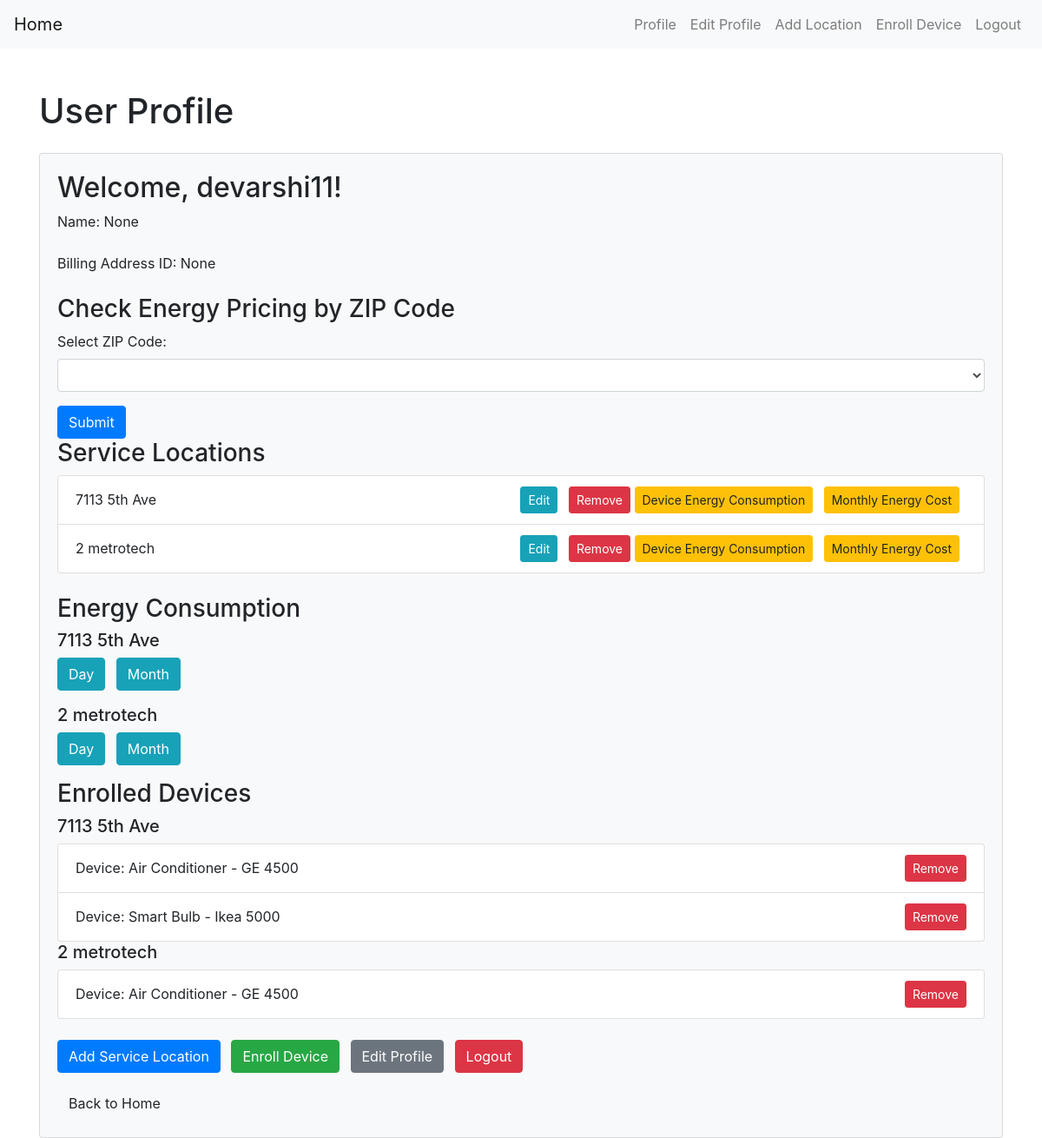
/profile (signed in), run on an earlier commit of the app's database.
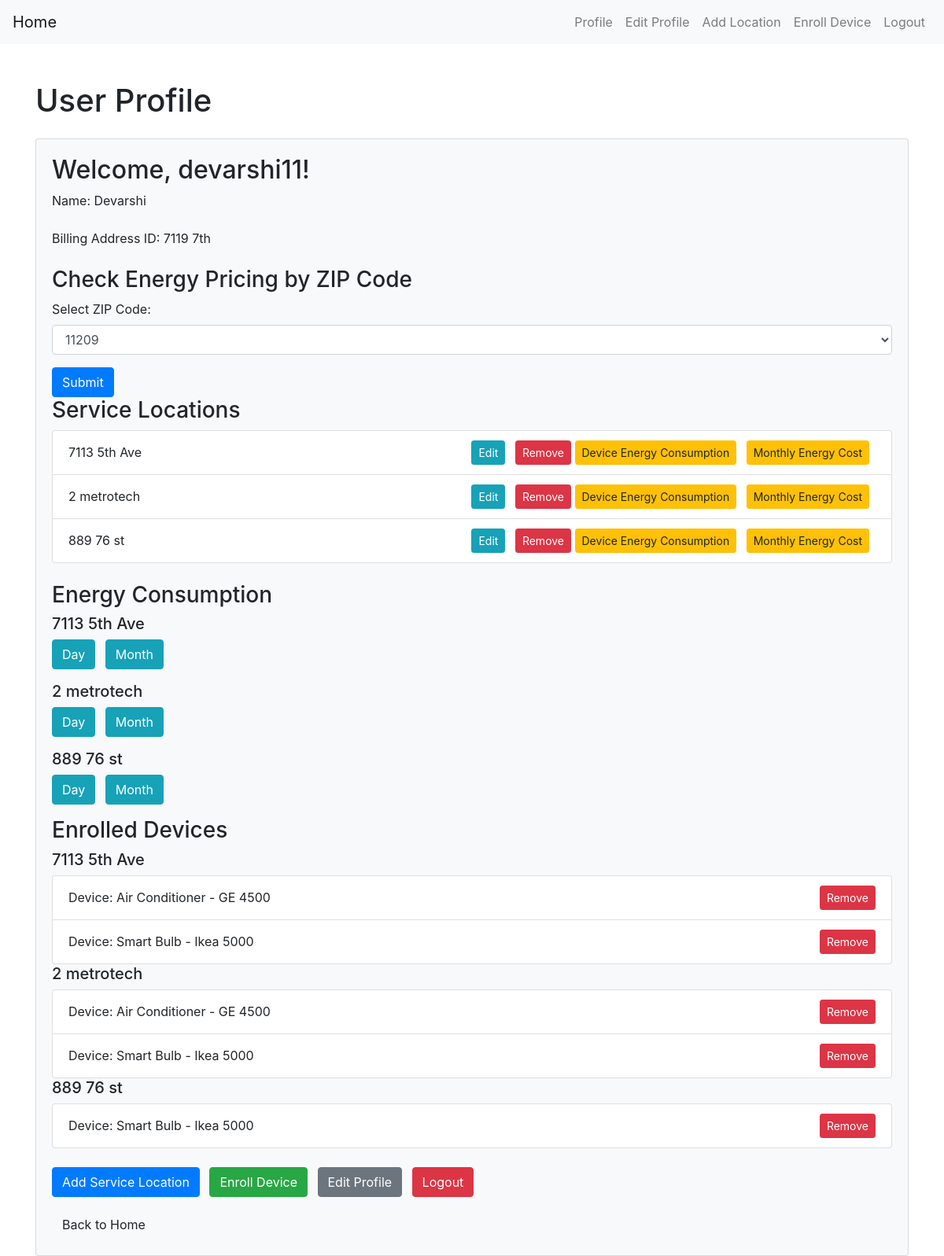
And on a later commit of the database.
### app.py (models this page shows)
class User(db.Model):
    id = db.Column(db.Integer, primary_key=True)
    username = db.Column(db.String(50), unique=True, nullable=False)
    password = db.Column(db.String(60), nullable=False)
    name = db.Column(db.String(100), nullable=True)  # Add this line for the name field
    billing_address_id = db.Column(db.Integer, nullable=True)  # Add this line for the billing_address_id field
    service_locations = db.relationship('ServiceLocation', backref='user', lazy=True)
    zip_code = db.Column(db.String(10), nullable=False)

class ServiceLocation(db.Model):
    id = db.Column(db.Integer, primary_key=True)
    user_id = db.Column(db.Integer, db.ForeignKey('user.id'), nullable=False)
    address = db.Column(db.String(255), nullable=False)
    unit_number = db.Column(db.String(20), nullable=True)
    square_footage = db.Column(db.Integer, nullable=True)
    bedrooms = db.Column(db.Integer, nullable=True)
    occupants = db.Column(db.Integer, nullable=True)

class EnrolledDevice(db.Model):
    id = db.Column(db.Integer, primary_key=True)
    service_location_id = db.Column(db.Integer, db.ForeignKey('service_location.id'), nullable=False)
    model_id = db.Column(db.Integer, db.ForeignKey('device_model.id'), nullable=False)
    events = db.relationship('EventData', backref='enrolled_device', lazy=True)
    service_location = db.relationship('ServiceLocation', backref='enrolled_devices')

class DeviceModel(db.Model):
    id = db.Column(db.Integer, primary_key=True)
    type = db.Column(db.String(50), nullable=False)
    model_number = db.Column(db.String(50), nullable=False)
    enrolled_devices = db.relationship('EnrolledDevice', backref='device_model', lazy=True)

### app.py (the view)
@app.route('/profile')
def profile():
    if 'user_id' in session:
        user = User.query.get(session['user_id'])
        all_zip_codes = db.session.query(EnergyPrice.zip_code).distinct().all()
        all_zip_codes = [zip_code[0] for zip_code in all_zip_codes]
        return render_template('profile.html', user=user, all_zip_codes=all_zip_codes)
    else:
        return redirect(url_for('login'))

### templates/profile.html
{% extends 'base.html' %}
{% block content %}
    <div class="container mt-5">
        <h1 class="mb-4">User Profile</h1>
        <div class="card bg-light">
            <div class="card-body">
                <h2>Welcome, {{ user.username }}!</h2>
                <p class="mb-4">Name: {{ user.name }}</p>
                <p class="mb-4">Billing Address ID: {{ user.billing_address_id }}</p>
                <h3>Check Energy Pricing by ZIP Code</h3>
                <form method="GET" action="{{ url_for('energy_price_zipcode') }}">
                    <div class="form-group">
                        <label for="zipCodeDropdown">Select ZIP Code:</label>
                        <select class="form-control" id="zipCodeDropdown" name="zip_code">
                            {% for zip_code in all_zip_codes %}
                                <option value="{{ zip_code }}">{{ zip_code }}</option>
                            {% endfor %}
                        </select>
                    </div>
                    <button type="submit" class="btn btn-primary">Submit</button>
                </form>
                <h3>Service Locations</h3>
                {% if user.service_locations %}
                    <ul class="list-group mb-4">
                        {% for service_location in user.service_locations %}
                            <li class="list-group-item d-flex justify-content-between align-items-center">
                                {{ service_location.address }}
                                <span>
                                    <a href="{{ url_for('edit_service_location', location_id=service_location.id) }}" class="btn btn-info btn-sm mr-2">Edit</a>
                                    <a href="{{ url_for('remove_service_location', location_id=service_location.id) }}" class="btn btn-danger btn-sm">Remove</a>
                                    <a href="{{ url_for('device_energy_consumption', service_location_id=service_location.id) }}" class="btn btn-warning btn-sm mr-2">Device Energy Consumption</a>
                                    <a href="{{ url_for('monthly_energy_cost', service_location_id=service_location.id) }}" class="btn btn-warning btn-sm mr-2">Monthly Energy Cost</a>
                                </span>
                            </li>
                        {% endfor %}
                    </ul>
                {% else %}
                    <p>No service locations found.</p>
                {% endif %}
                <h3>Energy Consumption</h3>
                {% if user.service_locations %}
                    {% for service_location in user.service_locations %}
                        <div class="mb-3">
                            <h5>{{ service_location.address }}</h5>
                            <a href="{{ url_for('energy_consumption', service_location_id=service_location.id, time_resolution='day') }}" class="btn btn-info mr-2">Day</a>
                            <a href="{{ url_for('energy_consumption', service_location_id=service_location.id, time_resolution='month') }}" class="btn btn-info mr-2">Month</a>
                        </div>
                    {% endfor %}
                {% else %}
                    <p>No service locations found.</p>
                {% endif %}
                <h3>Enrolled Devices</h3>
                {% if user.service_locations %}
                    <ul class="list-group mb-4">
                        {% for service_location in user.service_locations %}
                            <h5>{{ service_location.address }}</h5>
                            {% if service_location.enrolled_devices %}
                                <ul class="list-group">
                                    {% for enrolled_device in service_location.enrolled_devices %}
                                        <li class="list-group-item d-flex justify-content-between align-items-center">
                                            Device: {{ enrolled_device.device_model.type }} - {{ enrolled_device.device_model.model_number }}
                                            <span>
                                                <a href="{{ url_for('remove_enrolled_device', device_id=enrolled_device.id) }}" class="btn btn-danger btn-sm">Remove</a>
                                            </span>
                                        </li>
                                    {% endfor %}
                                </ul>
                            {% else %}
                                <p>No enrolled devices for this service location.</p>
                            {% endif %}
                        {% endfor %}
                    </ul>
                {% else %}
                    <p>No service locations found.</p>
                {% endif %}
                <div class="mb-3">
                    <a href="{{ url_for('add_service_location') }}" class="btn btn-primary mr-2">Add Service Location</a>
                    <a href="{{ url_for('enroll_device') }}" class="btn btn-success mr-2">Enroll Device</a>
                    <a href="{{ url_for('edit_profile') }}" class="btn btn-secondary mr-2">Edit Profile</a>
                    <a href="{{ url_for('logout') }}" class="btn btn-danger">Logout</a>
                </div>
                <a href="{{ url_for('index') }}" class="btn btn-light">Back to Home</a>
            </div>
        </div>
    </div>
{% endblock %}

### templates/base.html (shortened to what this page needs)
<!DOCTYPE html>
<html lang="en">
<head>
    <link rel="stylesheet" href="https://maxcdn.bootstrapcdn.com/bootstrap/4.0.0/css/bootstrap.min.css">
</head>
<body>
<nav class="navbar navbar-expand-lg navbar-light bg-light">
    <a class="navbar-brand" href="{{ url_for('index') }}">Home</a>
    {% if 'user_id' in session %}
        <ul class="navbar-nav ml-auto">
            <li class="nav-item">
                <a class="nav-link" href="{{ url_for('profile') }}">Profile</a>
            </li>
            <li class="nav-item">
                <a class="nav-link" href="{{ url_for('edit_profile') }}">Edit Profile</a>
            </li>
            <li class="nav-item">
                <a class="nav-link" href="{{ url_for('add_service_location') }}">Add Location</a>
            </li>
            <li class="nav-item">
                <a class="nav-link" href="{{ url_for('enroll_device') }}">Enroll Device</a>
            </li>
            <li class="nav-item">
                <a class="nav-link" href="{{ url_for('logout') }}">Logout</a>
            </li>
        </ul>
    {% endif %}
</nav>
{% block content %}{% endblock %}
</body>
</html>

What changed in the data, as far as the page shows it:
changed User "devarshi11": name "None" → "Devarshi"; billing_address_id "None" → "7119 7th"
added ServiceLocation: address "889 76 st"
added EnrolledDevice: device_model.type "Smart Bulb", device_model.model_number "Ikea 5000", shown under ServiceLocation "2 metrotech"
added EnrolledDevice: device_model.type "Smart Bulb", device_model.model_number "Ikea 5000", shown under "889 76 st"
Also different on the page:
form field zip_code: (not shown) → "11209"
